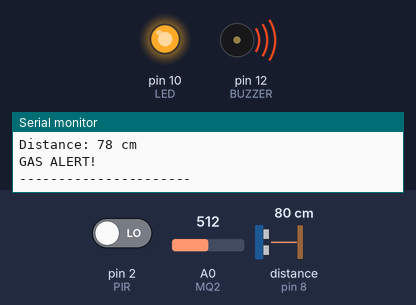
Recording of a sketch running on a simulated Arduino Uno, built with avr-gcc and run on an emulated ATmega328P. Shown: output pins drawn as LEDs (lit = HIGH), buzzer (waves = sounding, pin HIGH), the last lines printed to the serial monitor. Wiring (inferred from the names in the program): ultrasonic range finder: trigger pin 9; echo pin 8. The inputs (shaded band) are chosen by the test bench; at power-on: A0 (MQ2) = 512, pin 2 (PIR) LOW, distance to the obstacle (sensor on pin 8) 80 cm. The echo pulse lasts 58.3 µs per cm; pins used as bus, display or sensor lines are not drawn.

Above: at 1.8 s.
1.9 s: A0 (MQ2) set to 409
3.4 s: A0 (MQ2) set to 385
At 4.6 s:
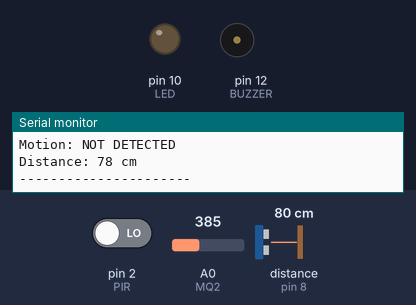
5.6 s: pin 2 (PIR) driven HIGH
At 6.9 s:
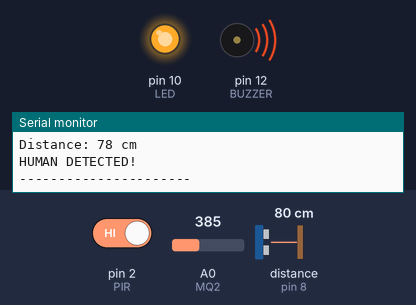
7.7 s: pin 2 (PIR) driven LOW
At 9.1 s:
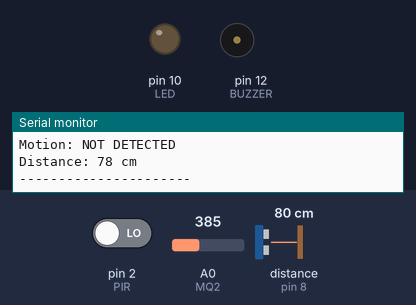
9.7 s: A0 (MQ2) set to 410
At 11.4 s:
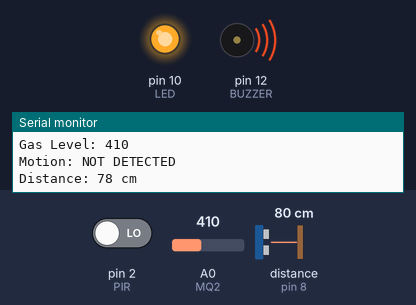
Timing chart, 0 to 12.8 s (numbered marks = the images above; inputs shaded):
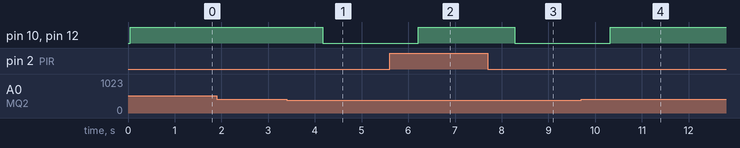

The sketch:

exp_1_code.ino
```cpp
// Gas Leakage and Human Motion Detection System
// Arduino UNO with FreeRTOS not required

#define MQ2 A0
#define PIR 2
#define TRIG 9
#define ECHO 8
#define LED 10
#define BUZZER 12

long duration;
int distance;
int gasValue;
int motion;

void setup()
{
  Serial.begin(9600);

  pinMode(MQ2, INPUT);
  pinMode(PIR, INPUT);
  pinMode(TRIG, OUTPUT);
  pinMode(ECHO, INPUT);
  pinMode(LED, OUTPUT);
  pinMode(BUZZER, OUTPUT);

  Serial.println("System Started");
  Serial.println("----------------------");
}

void loop()
{
  // Read Gas Sensor
  gasValue = analogRead(MQ2);

  // Read PIR Sensor
  motion = digitalRead(PIR);

  // Ultrasonic Sensor
  digitalWrite(TRIG, LOW);
  delayMicroseconds(2);

  digitalWrite(TRIG, HIGH);
  delayMicroseconds(10);
  digitalWrite(TRIG, LOW);

  duration = pulseIn(ECHO, HIGH, 30000);

  if (duration == 0)
  {
    distance = -1;
  }
  else
  {
    distance = duration * 0.034 / 2;
  }

  // Display Gas Level
  Serial.print("Gas Level: ");
  Serial.println(gasValue);

  // Display Motion Status
  if (motion == HIGH)
  {
    Serial.println("Motion: DETECTED");
  }
  else
  {
    Serial.println("Motion: NOT DETECTED");
  }

  // Display Distance
  Serial.print("Distance: ");
  if (distance == -1)
    Serial.println("Out of range");
  else
  {
    Serial.print(distance);
    Serial.println(" cm");
  }

  // Gas Alert
  if (gasValue > 400)
  {
    Serial.println("GAS ALERT!");
  }

  // Motion Alert
  if (motion == HIGH)
  {
    Serial.println("HUMAN DETECTED!");
  }

  // Alarm Control
  if (gasValue > 400 || motion == HIGH)
  {
    digitalWrite(LED, HIGH);
    digitalWrite(BUZZER, HIGH);
  }
  else
  {
    digitalWrite(LED, LOW);
    digitalWrite(BUZZER, LOW);
  }

  Serial.println("----------------------");

  delay(1000);
}
```

Measured:
- the behaviour switches between 401 and 400 on A0 (MQ2) (found by bisection; images 0 and 1)
- after the input at 3.4 s, pin 10 (LED), pin 12 (BUZZER): HIGH → LOW after 0.77 s
- after the input at 5.6 s, pin 10 (LED), pin 12 (BUZZER): LOW → HIGH after 0.61 s
- after the input at 7.7 s, pin 10 (LED), pin 12 (BUZZER): HIGH → LOW after 0.58 s
- after the input at 9.7 s, pin 10 (LED), pin 12 (BUZZER): LOW → HIGH after 0.62 s
